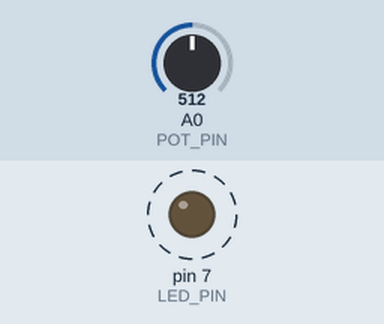
Simulated run of this sketch. Board: Arduino Uno, built with avr-gcc and run on an emulated ATmega328P. Parts: output pins drawn as LEDs (lit = HIGH). Dashed ring = blinking. The test bench sets the inputs (shaded band); at power-on: A0 (POT_PIN) = 512.

Above: at 1.8 s.
1.9 s: A0 (POT_PIN) set to 0
At 3.0 s:
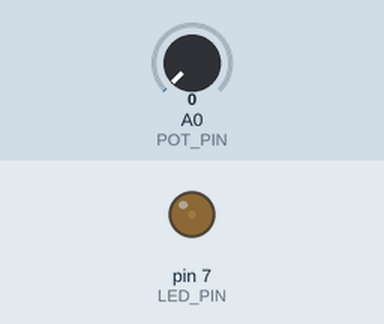
3.6 s: A0 (POT_PIN) set to 122
At 3.9 s:
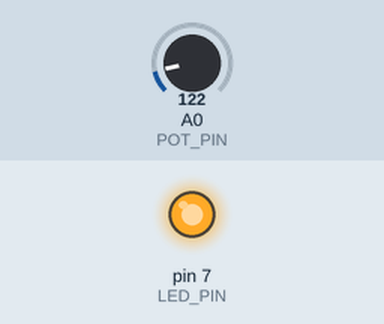
Timing chart, 0 to 13.1 s (numbered marks = the images above; inputs shaded):
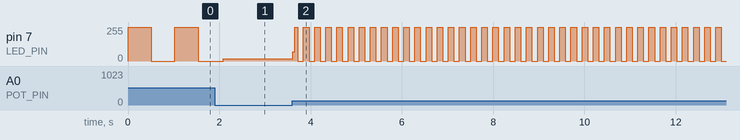

The sketch:

blinking_lights_pot.ino
```cpp
/*
 * -> Dawson Reschke <-
 *
 * Simple arduino sketch using an LED and a potentiometer. The pot is used to control the rate at which the LED flashes.
 */

const int POT_PIN = A0;
const int LED_PIN = 7;

void setup() {
 pinMode(POT_PIN,INPUT_PULLUP);
 pinMode(LED_PIN, OUTPUT);
}

void loop() {
  blinkLED(analogRead(POT_PIN)); // analogRead returns (int) 0 - 1023
}

void blinkLED(int val){
  digitalWrite(LED_PIN,HIGH);
  delay(val);
  digitalWrite(LED_PIN,LOW);
  delay(val);
}
```

Measured:
- after the input at 3.6 s, pin 7 (LED_PIN): 16/255 → 68/255 at once, then moves between 0/255 and 255/255, repeating every 0.24 s
- by itself, pin 7 (LED_PIN): alternates 255/255 for 0.51 s and 0/255 for 0.51 s
